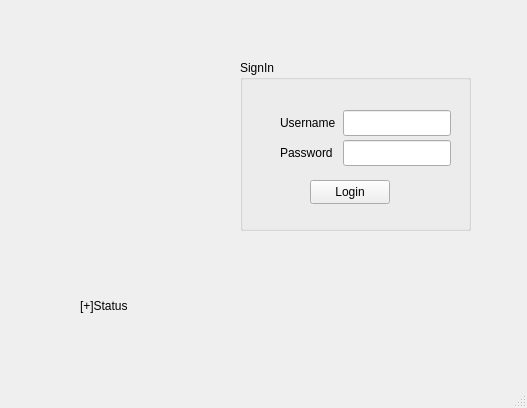
<?xml version="1.0" encoding="UTF-8"?>
<ui version="4.0">
 <class>Login</class>
 <widget class="QMainWindow" name="Login">
  <property name="geometry">
   <rect>
    <x>0</x>
    <y>0</y>
    <width>527</width>
    <height>408</height>
   </rect>
  </property>
  <property name="sizePolicy">
   <sizepolicy hsizetype="Expanding" vsizetype="Expanding">
    <horstretch>0</horstretch>
    <verstretch>0</verstretch>
   </sizepolicy>
  </property>
  <property name="windowTitle">
   <string>Login</string>
  </property>
  <widget class="QWidget" name="centralwidget">
   <widget class="QLabel" name="label">
    <property name="geometry">
     <rect>
      <x>80</x>
      <y>290</y>
      <width>351</width>
      <height>31</height>
     </rect>
    </property>
    <property name="sizePolicy">
     <sizepolicy hsizetype="Expanding" vsizetype="Expanding">
      <horstretch>0</horstretch>
      <verstretch>0</verstretch>
     </sizepolicy>
    </property>
    <property name="text">
     <string>[+]Status</string>
    </property>
   </widget>
   <widget class="QGroupBox" name="groupBox">
    <property name="geometry">
     <rect>
      <x>240</x>
      <y>60</y>
      <width>231</width>
      <height>171</height>
     </rect>
    </property>
    <property name="sizePolicy">
     <sizepolicy hsizetype="Preferred" vsizetype="Preferred">
      <horstretch>0</horstretch>
      <verstretch>0</verstretch>
     </sizepolicy>
    </property>
    <property name="title">
     <string>SignIn</string>
    </property>
    <widget class="QPushButton" name="pushButton">
     <property name="geometry">
      <rect>
       <x>70</x>
       <y>120</y>
       <width>80</width>
       <height>24</height>
      </rect>
     </property>
     <property name="sizePolicy">
      <sizepolicy hsizetype="Preferred" vsizetype="Preferred">
       <horstretch>0</horstretch>
       <verstretch>0</verstretch>
      </sizepolicy>
     </property>
     <property name="text">
      <string>Login</string>
     </property>
    </widget>
    <widget class="QWidget" name="layoutWidget">
     <property name="geometry">
      <rect>
       <x>40</x>
       <y>50</y>
       <width>171</width>
       <height>26</height>
      </rect>
     </property>
     <property name="sizePolicy">
      <sizepolicy hsizetype="Preferred" vsizetype="Preferred">
       <horstretch>0</horstretch>
       <verstretch>0</verstretch>
      </sizepolicy>
     </property>
     <layout class="QHBoxLayout" name="horizontalLayout">
      <item>
       <widget class="QLabel" name="label_2">
        <property name="sizePolicy">
         <sizepolicy hsizetype="Preferred" vsizetype="Preferred">
          <horstretch>0</horstretch>
          <verstretch>0</verstretch>
         </sizepolicy>
        </property>
        <property name="text">
         <string>Username</string>
        </property>
       </widget>
      </item>
      <item>
       <widget class="QLineEdit" name="lineEdit_Username">
        <property name="sizePolicy">
         <sizepolicy hsizetype="Preferred" vsizetype="Preferred">
          <horstretch>0</horstretch>
          <verstretch>0</verstretch>
         </sizepolicy>
        </property>
       </widget>
      </item>
     </layout>
    </widget>
    <widget class="QWidget" name="layoutWidget">
     <property name="geometry">
      <rect>
       <x>40</x>
       <y>80</y>
       <width>171</width>
       <height>26</height>
      </rect>
     </property>
     <property name="sizePolicy">
      <sizepolicy hsizetype="Preferred" vsizetype="Preferred">
       <horstretch>0</horstretch>
       <verstretch>0</verstretch>
      </sizepolicy>
     </property>
     <layout class="QHBoxLayout" name="horizontalLayout_2">
      <item>
       <widget class="QLabel" name="label_3">
        <property name="sizePolicy">
         <sizepolicy hsizetype="Preferred" vsizetype="Preferred">
          <horstretch>0</horstretch>
          <verstretch>0</verstretch>
         </sizepolicy>
        </property>
        <property name="text">
         <string>Password </string>
        </property>
       </widget>
      </item>
      <item>
       <widget class="QLineEdit" name="lineEdit_Password">
        <property name="sizePolicy">
         <sizepolicy hsizetype="Preferred" vsizetype="Preferred">
          <horstretch>0</horstretch>
          <verstretch>0</verstretch>
         </sizepolicy>
        </property>
        <property name="echoMode">
         <enum>QLineEdit::Password</enum>
        </property>
       </widget>
      </item>
     </layout>
    </widget>
   </widget>
   <widget class="QLabel" name="label_pic">
    <property name="geometry">
     <rect>
      <x>60</x>
      <y>70</y>
      <width>141</width>
      <height>161</height>
     </rect>
    </property>
    <property name="text">
     <string/>
    </property>
   </widget>
  </widget>
  <widget class="QMenuBar" name="menubar">
   <property name="geometry">
    <rect>
     <x>0</x>
     <y>0</y>
     <width>527</width>
     <height>21</height>
    </rect>
   </property>
  </widget>
  <widget class="QStatusBar" name="statusbar"/>
 </widget>
 <resources/>
 <connections/>
</ui>
